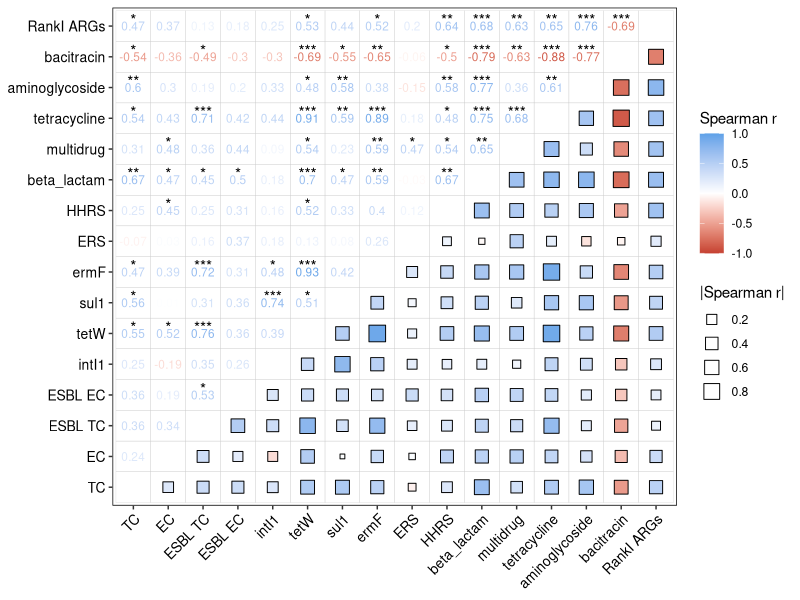

Reproduce this figure in R.
library(readr)
library(tidyverse)

# 1. Read data -------------------------------------------------------------
df_raw <- read_csv("inputs/Cross_method.csv",
                   show_col_types = FALSE)

# Keep only numeric columns, in original order
df <- df_raw %>%
  select(where(is.numeric))

# 2. Spearman correlation matrix ------------------------------------------
cor_mat <- cor(df, use = "pairwise.complete.obs", method = "spearman")

# 2b. P-value matrix (Spearman cor.test) ----------------------------------
p_mat <- matrix(NA_real_, nrow = ncol(df), ncol = ncol(df))
colnames(p_mat) <- rownames(p_mat) <- colnames(df)

for (i in seq_len(ncol(df))) {
  for (j in seq_len(ncol(df))) {
    test <- suppressWarnings(
      cor.test(df[[i]], df[[j]], method = "spearman", exact = FALSE)
    )
    p_mat[i, j] <- test$p.value
  }
}

# 3. Build upper / lower matrices -----------------------------------------
low <- matrix(NA_real_, nrow = nrow(cor_mat), ncol = ncol(cor_mat))
up  <- matrix(NA_real_, nrow = nrow(cor_mat), ncol = ncol(cor_mat))

up[upper.tri(up)]   <- cor_mat[upper.tri(cor_mat)]
low[lower.tri(low)] <- cor_mat[lower.tri(cor_mat)]

# Same for p-values (upper triangle only)
up_p <- matrix(NA_real_, nrow = nrow(p_mat), ncol = ncol(p_mat))
up_p[upper.tri(up_p)] <- p_mat[upper.tri(p_mat)]

# 4. Pivot to long format for plotting ------------------------------------
lower_dat <- low %>%
  as.data.frame() %>%
  `colnames<-`(colnames(df)) %>%
  mutate(xvar = colnames(df)) %>%
  pivot_longer(cols = -xvar, names_to = "yvar", values_to = "value")

upper_dat <- up %>%
  as.data.frame() %>%
  `colnames<-`(colnames(df)) %>%
  mutate(xvar = colnames(df)) %>%
  pivot_longer(cols = -xvar, names_to = "yvar", values_to = "value")

upper_p_dat <- up_p %>%
  as.data.frame() %>%
  `colnames<-`(colnames(df)) %>%
  mutate(xvar = colnames(df)) %>%
  pivot_longer(cols = -xvar, names_to = "yvar", values_to = "p")

# Join p-values onto upper_dat
upper_dat <- upper_dat %>%
  left_join(upper_p_dat, by = c("xvar", "yvar"))

# Keep factor levels in original order
var_levels <- colnames(df)

lower_dat <- lower_dat %>%
  mutate(
    xvar = factor(xvar, levels = var_levels),
    yvar = factor(yvar, levels = var_levels)
  )

upper_dat <- upper_dat %>%
  mutate(
    xvar = factor(xvar, levels = var_levels),
    yvar = factor(yvar, levels = var_levels)
  )

# 5. Plot: triangle style with r, p-stars, and |r| size legend ------------

ggplot(lower_dat, aes(x = xvar, y = yvar)) +
  geom_tile(fill = NA, color = "grey80") +
  # size mapped to |r| so legend can have multiple positive breaks
  geom_point(aes(fill = value, size = abs(value)), shape = 22) +
  # correlation text (upper triangle)
  geom_text(
    data = upper_dat,
    aes(color = value, label = round(value, 2)),
    size = 3
  ) +
  # p-value stars only for significant pairs (p < 0.05)
  geom_text(
    data = upper_dat %>% filter(!is.na(p), p < 0.05),
    aes(
      label = case_when(
        p < 0.001 ~ "***",
        p < 0.01  ~ "**",
        p < 0.05  ~ "*",
        TRUE      ~ ""
      )
    ),
    color = "black",
    size = 4,
    vjust = 0
  ) +
  # size legend for |r|
  scale_size_continuous(
    name   = "|Spearman r|",
    range  = c(1.5, 6),                     # min/max square size
    breaks = c(0.2, 0.4, 0.6, 0.8, 1.0)     # multiple squares in legend
  ) +
  labs(x = NULL, y = NULL) +
  # color legend for signed r
  scale_fill_gradient2(
    low = "#c54132", mid = "white", high = "#5fa2e8",
    midpoint = 0,
    limits = c(-1, 1),
    breaks = c(-1, -0.5, 0, 0.5, 1),
    name = "Spearman r"
  ) +
  scale_color_gradient2(
    low = "#c54132", mid = "white", high = "#5fa2e8",
    midpoint = 0,
    limits = c(-1, 1),
    breaks = c(-1, -0.5, 0, 0.5, 1),
    name = "Spearman r"
  ) +
  theme(
    panel.background = element_blank(),
    panel.border = element_rect(fill = NA, color = "black"),
    axis.text = element_text(color = "black", size = 10),
    axis.title = element_text(size = 12),
    axis.text.x = element_text(angle = 45, hjust = 1, vjust = 1)
  )
